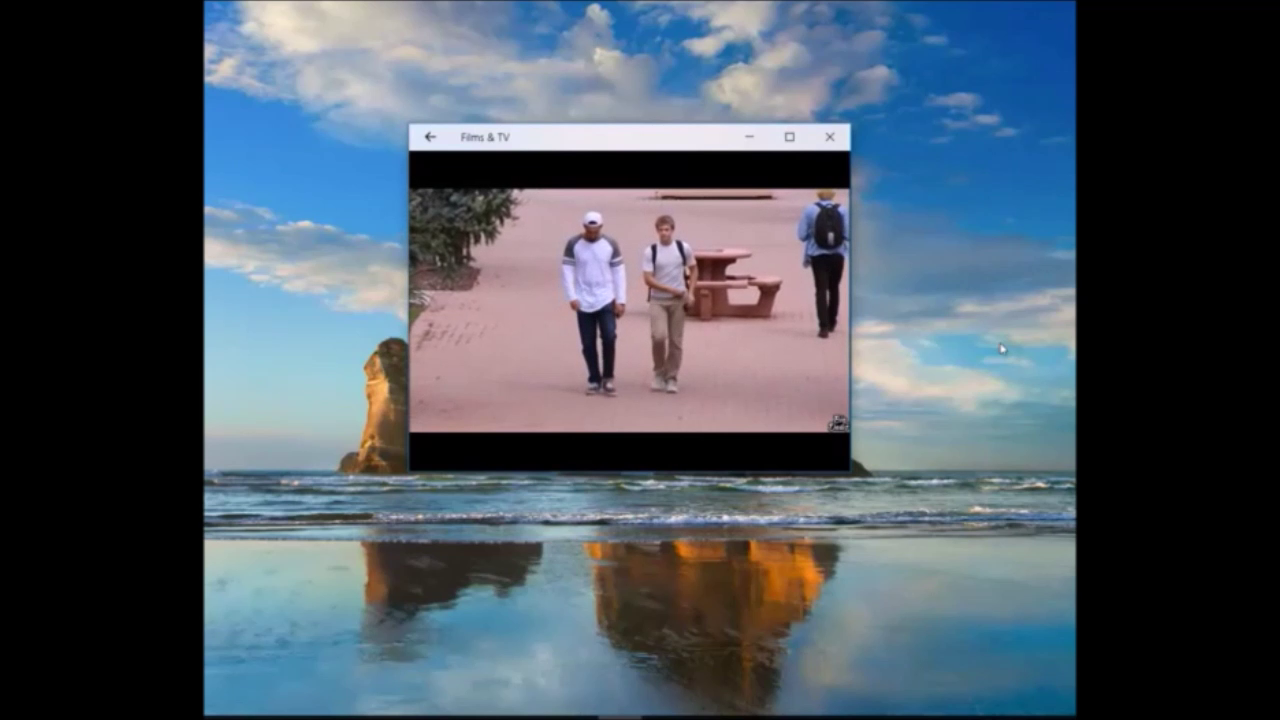
#> input picture frame 39 of Pedestrian Detection/ped34.mp4, 1280 x 720 px
$ python 'detection_pedestrian - Copy.py'
#> lines starting #> are read from the running program, lines starting #| are printed output that depends on the picture; after the words box and inside, x2 and y2 are one past the last pixel; in counts of white or black regions, pixels touching at a corner belong together
# -*- coding: utf-8 -*-

import cv2
print('Project Topic : Vehicle Classification')
print('Research Internship on Machine learning using Images')
print('By Aditya Baliga B and Aditya Yogish Pai')

video_src = 'ped34.mp4'

cap = cv2.VideoCapture(video_src)
fgbg = cv2.createBackgroundSubtractorMOG2()
bike_cascade = cv2.CascadeClassifier('pedestrian.xml')

while True:
    ret, img = cap.read()
#> img is the input picture: shape (720, 1280, 3); mean B, G, R 98.3, 86.7, 75.2

    fgbg.apply(img)
    if (type(img) == type(None)):
        break

    gray = cv2.cvtColor(img, cv2.COLOR_BGR2GRAY)
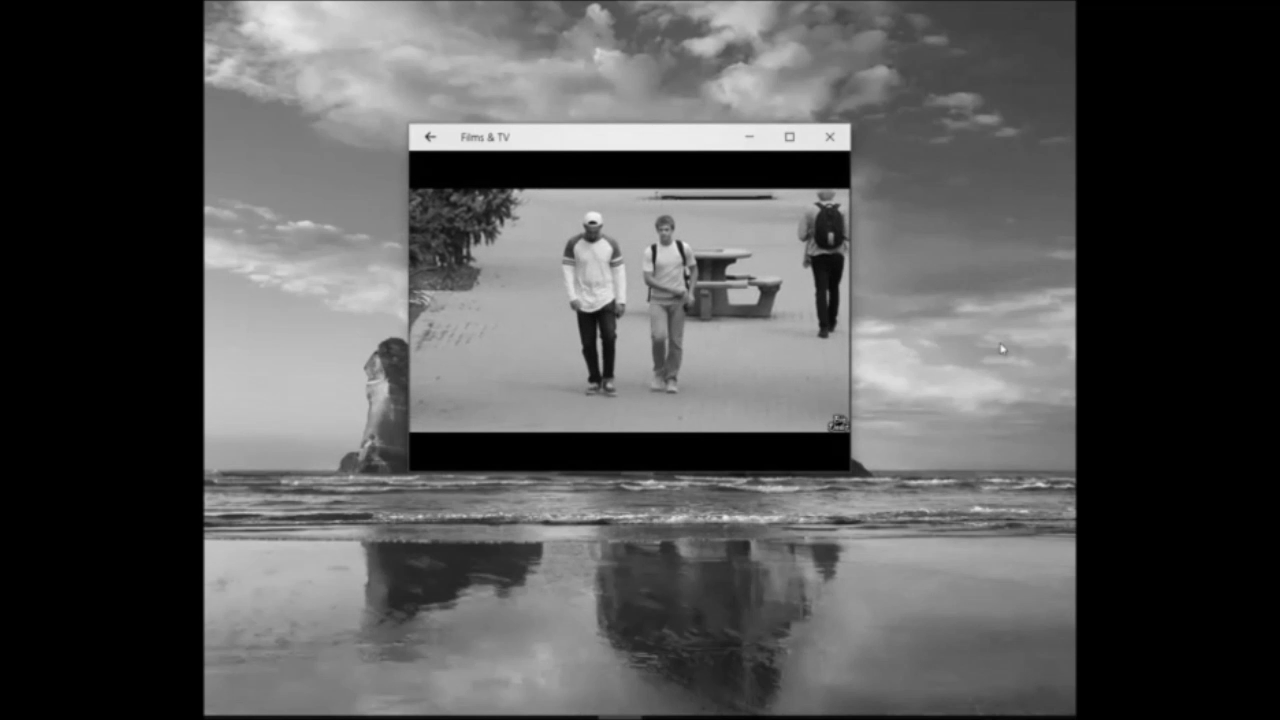
#> gray: shape (720, 1280); min 0, max 248, mean 84.6
    bike = bike_cascade.detectMultiScale(gray,1.7,2)
#> bike = [[535, 184, 117, 234]]

    for(a,b,c,d) in bike:
        cv2.rectangle(img,(a,b),(a+c,b+d),(0,255,210),4)
#> this loop made 1 pass
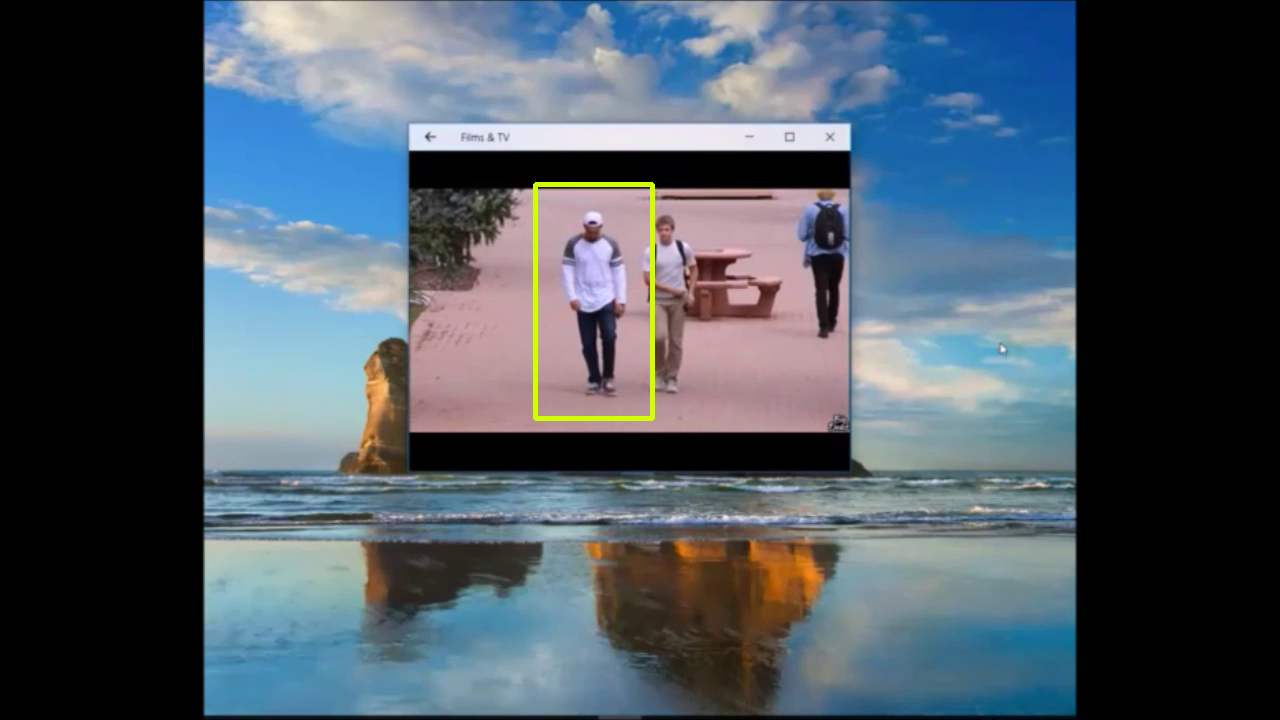
#> img: shape (720, 1280, 3); 0.38% of pixels changed, all inside (x1, y1, x2, y2) = (533, 182, 655, 421)

    cv2.imshow('video', img)

    if cv2.waitKey(33) == 27:
#> (key Esc is pressed here)
        break

cv2.destroyAllWindows()

$ run again, starting later in the video
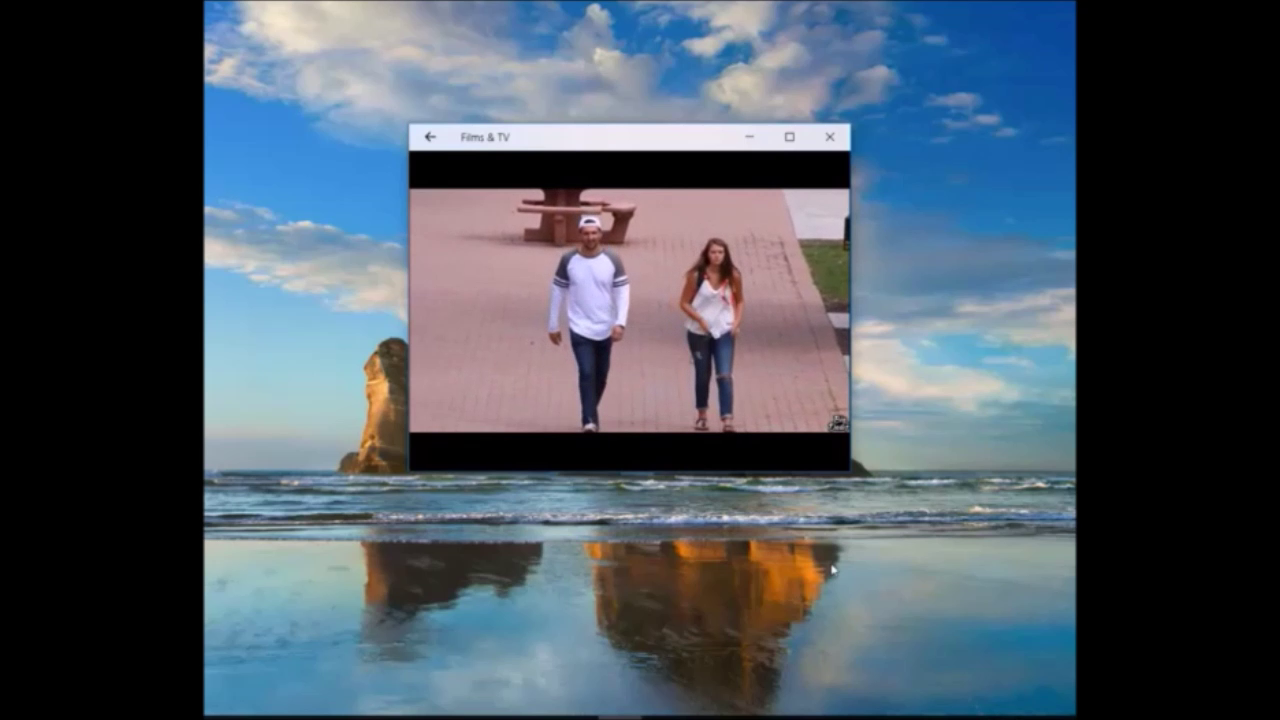
#> input picture frame 312 of Pedestrian Detection/ped34.mp4, 1280 x 720 px
#> img is the input picture: shape (720, 1280, 3); mean B, G, R 98.3, 86.8, 75.5
#> `gray = cv2.cvtColor(img, cv2.COLOR_BGR2GRAY)`:
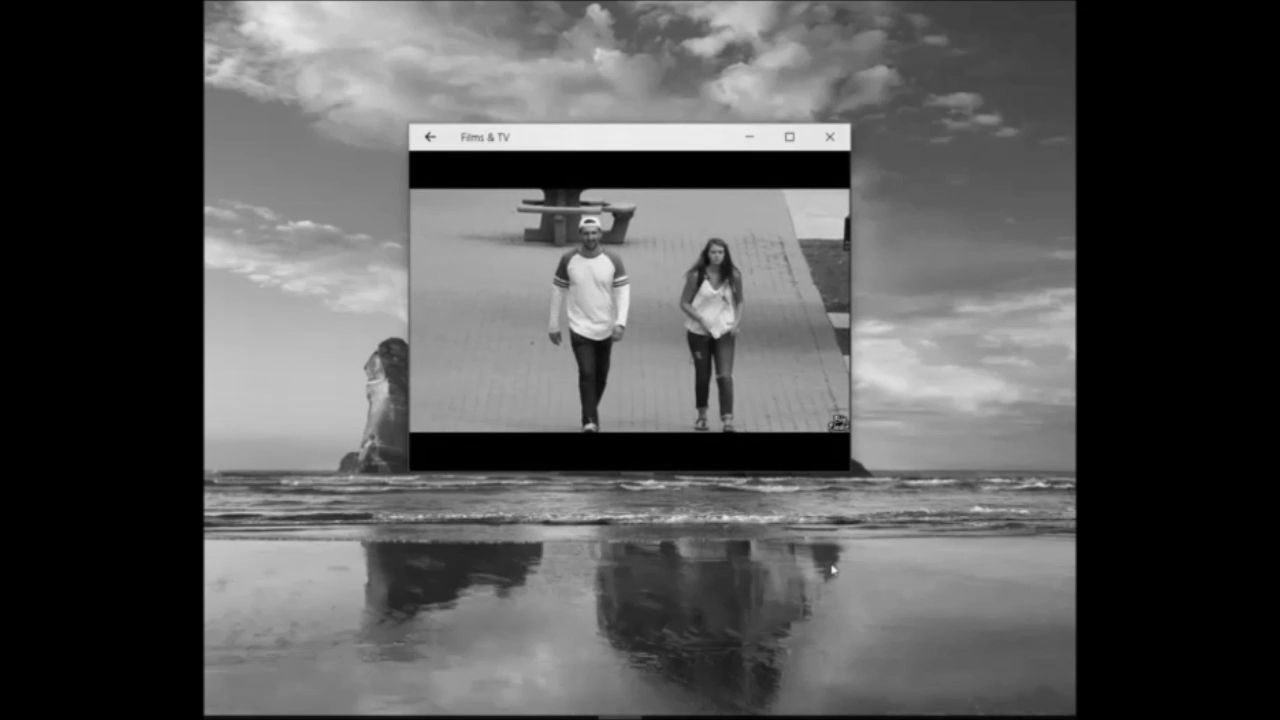
#> gray: shape (720, 1280); min 0, max 242, mean 84.7
#> bike = [[651, 209, 117, 234]]
#> the loop `for(a,b,c,d) in bike:` made 1 pass
#> after the loop `for(a,b,c,d) in bike:`:
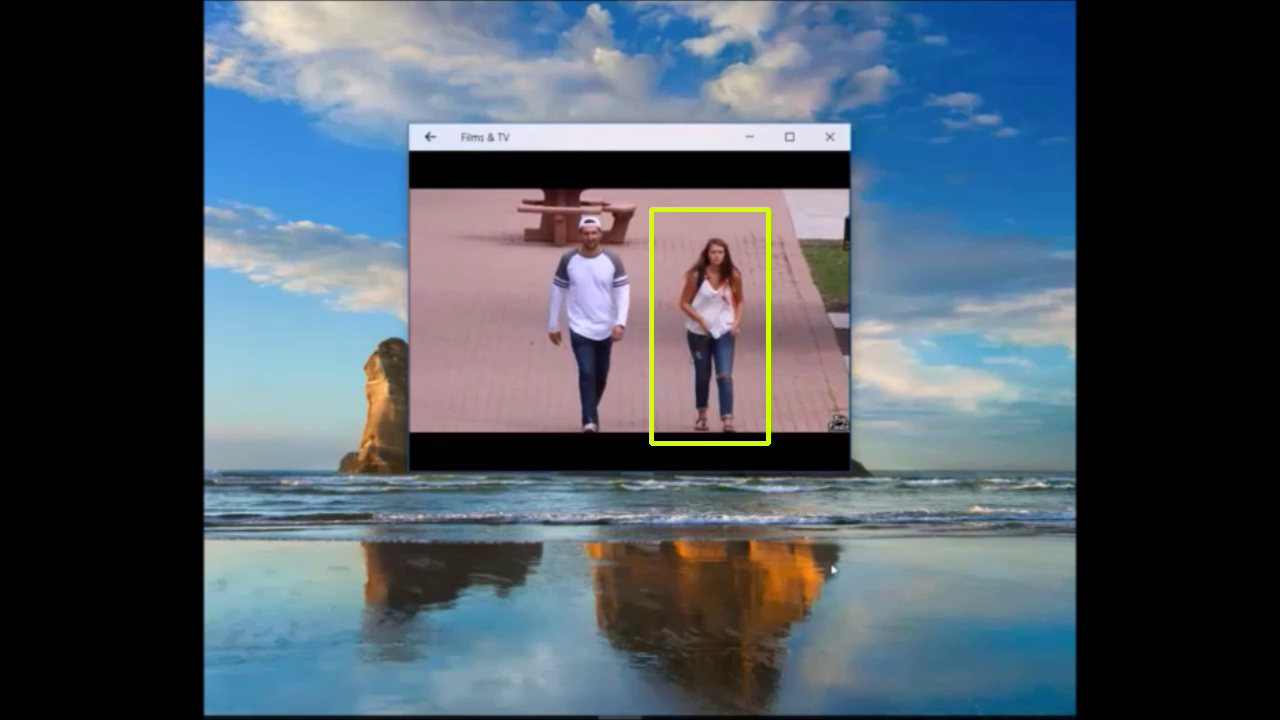
#> img: shape (720, 1280, 3); 0.38% of pixels changed, all inside (x1, y1, x2, y2) = (649, 207, 771, 446)
